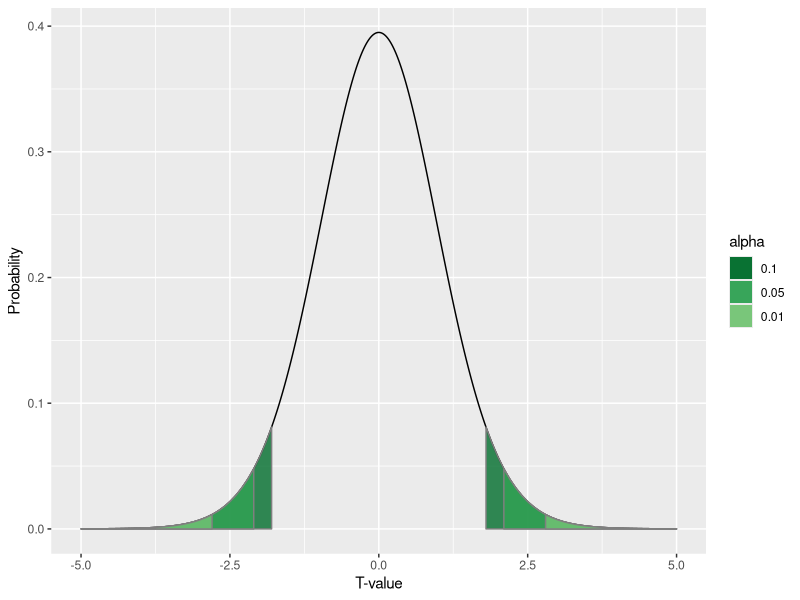
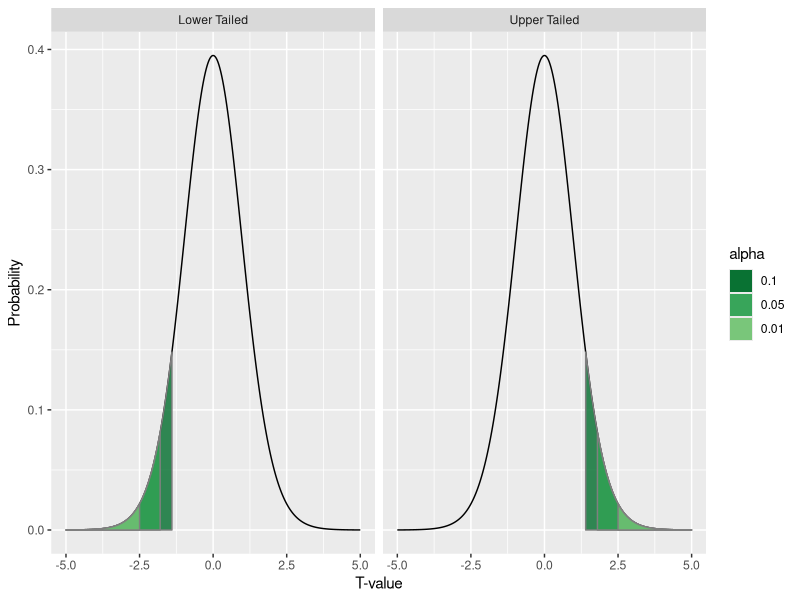

These figures' R source, in order:
## ---- chunk 1
library(ggplot2)
library(plyr)
## ---- chunk 2
polyFill <- function(X){
  df <- X$df[1]
  alpha <- X$alpha[1]
  x <- X$x
  fill <- data.frame(x = x,
                     y = dt(x, df),
                     alpha=rep(alpha, length(x)),
                     positive = X$positive)
  fill <- fill[order(fill$x), ]
  fill <- rbind(data.frame(x=min(fill$x),
                           y = 0,
                           alpha=alpha,
                           positive = min(fill$x) > 0),
                fill,
                data.frame(x=c(max(fill$x), min(fill$x)),
                           y = rep(0, 2),
                           alpha=rep(alpha, 2),
                           positive = rep(min(fill$x) > 0, 2)))
  fill$positive <- factor(fill$positive, c(FALSE, TRUE), 
                          c("Lower Tailed", "Upper Tailed"))
  return(geom_polygon(data=fill, 
                      aes(x=x, y=y, fill=factor(alpha), colour=positive), alpha=.8))
}
  
df <- 25
X <- data.frame(x = seq(-5, 5, by=.01))
X <- transform(X, 
               p = dt(x, df))  

Pos <- expand.grid(x = seq(-5, 5, by=.1),
                   alpha=c(0.10, 0.05, 0.01),
                   df = df)
Pos <- transform(Pos, 
                 p = dt(x, df),
                 cum.p = pt(x, df))
Pos <- transform(Pos,
                 positive = ifelse(x > 0, TRUE, FALSE),
                 keep = ifelse(pt(x, 25) <= alpha/2 | pt(x, 25) >= (1-alpha/2),
                               TRUE, FALSE))
Pos <- Pos[Pos$keep, ]

Poly <- dlply(Pos,
             c("alpha", "positive"),
             polyFill)

ggplot(X, aes(x=x, y=p)) + geom_line() + Poly[length(Poly):1] + 
  scale_fill_manual(values=rev(c("#EDF8E9", "#BAE4B3", "#74C476", "#31A354", "#006D2C")))  + 
  scale_colour_manual(values=c(NA, NA)) +
  guides(colour=FALSE) + 
  xlab("T-value") + ylab("Probability") + labs(fill="alpha")
## ---- chunk 3
df <- 25
X <- data.frame(x = seq(-5, 5, by=.01))
X <- transform(X, 
               p = dt(x, df))  

Pos <- expand.grid(x = seq(-5, 5, by=.1),
                   alpha=c(0.10, 0.05, 0.01),
                   df = df)
Pos <- transform(Pos, 
                 p = dt(x, df),
                 cum.p = pt(x, df))
Pos <- transform(Pos,
                 positive = ifelse(x > 0, TRUE, FALSE),
                 keep = ifelse(pt(x, 25) <= alpha | pt(x, 25) >= (1-alpha),
                               TRUE, FALSE))
Pos <- Pos[Pos$keep, ]

Poly <- dlply(Pos,
             c("alpha", "positive"),
             polyFill)

ggplot(X, aes(x=x, y=p)) + geom_line() + Poly[length(Poly):1] + 
  scale_fill_manual(values=rev(c("#EDF8E9", "#BAE4B3", "#74C476", "#31A354", "#006D2C"))) + 
  scale_color_manual(values=c(NA, NA)) +
  facet_grid(~ positive) + guides(colour=FALSE) + 
  xlab("T-value") + ylab("Probability") + labs(fill="alpha", colour=NULL)
